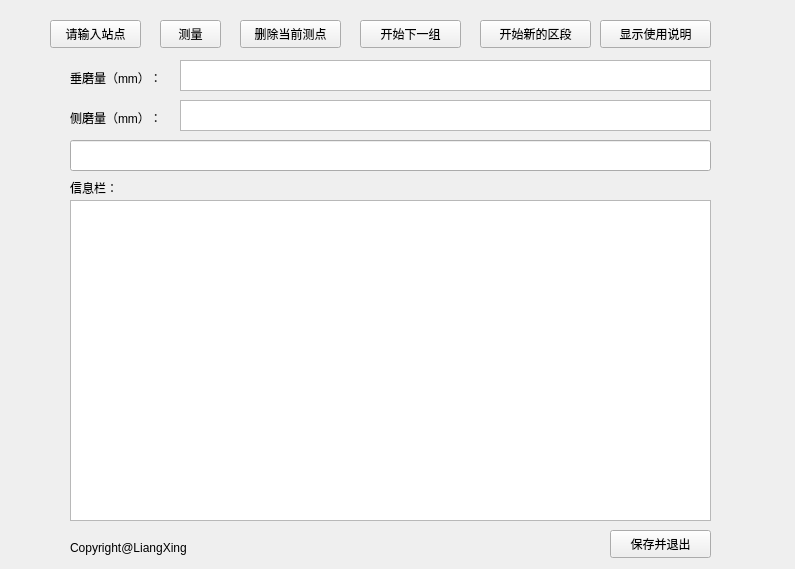
<?xml version="1.0" encoding="UTF-8"?>
<ui version="4.0">
 <class>Micrometer</class>
 <widget class="QWidget" name="Micrometer">
  <property name="geometry">
   <rect>
    <x>0</x>
    <y>0</y>
    <width>795</width>
    <height>569</height>
   </rect>
  </property>
  <property name="windowTitle">
   <string>Micrometer</string>
  </property>
  <widget class="QPushButton" name="pushButton">
   <property name="geometry">
    <rect>
     <x>160</x>
     <y>20</y>
     <width>61</width>
     <height>28</height>
    </rect>
   </property>
   <property name="text">
    <string>测量</string>
   </property>
  </widget>
  <widget class="QPushButton" name="pushButton_2">
   <property name="geometry">
    <rect>
     <x>240</x>
     <y>20</y>
     <width>101</width>
     <height>28</height>
    </rect>
   </property>
   <property name="text">
    <string>删除当前测点</string>
   </property>
  </widget>
  <widget class="QTextEdit" name="textEdit_2">
   <property name="geometry">
    <rect>
     <x>180</x>
     <y>60</y>
     <width>531</width>
     <height>31</height>
    </rect>
   </property>
  </widget>
  <widget class="QTextEdit" name="textEdit_4">
   <property name="geometry">
    <rect>
     <x>180</x>
     <y>100</y>
     <width>531</width>
     <height>31</height>
    </rect>
   </property>
   <property name="html">
    <string>&lt;!DOCTYPE HTML PUBLIC &quot;-//W3C//DTD HTML 4.0//EN&quot; &quot;http://www.w3.org/TR/REC-html40/strict.dtd&quot;&gt;
&lt;html&gt;&lt;head&gt;&lt;meta name=&quot;qrichtext&quot; content=&quot;1&quot; /&gt;&lt;style type=&quot;text/css&quot;&gt;
p, li { white-space: pre-wrap; }
&lt;/style&gt;&lt;/head&gt;&lt;body style=&quot; font-family:'SimSun'; font-size:9pt; font-weight:400; font-style:normal;&quot;&gt;
&lt;p style=&quot;-qt-paragraph-type:empty; margin-top:0px; margin-bottom:0px; margin-left:0px; margin-right:0px; -qt-block-indent:0; text-indent:0px;&quot;&gt;&lt;br /&gt;&lt;/p&gt;&lt;/body&gt;&lt;/html&gt;</string>
   </property>
  </widget>
  <widget class="QTextEdit" name="textEdit_5">
   <property name="geometry">
    <rect>
     <x>70</x>
     <y>200</y>
     <width>641</width>
     <height>321</height>
    </rect>
   </property>
   <property name="html">
    <string>&lt;!DOCTYPE HTML PUBLIC &quot;-//W3C//DTD HTML 4.0//EN&quot; &quot;http://www.w3.org/TR/REC-html40/strict.dtd&quot;&gt;
&lt;html&gt;&lt;head&gt;&lt;meta name=&quot;qrichtext&quot; content=&quot;1&quot; /&gt;&lt;style type=&quot;text/css&quot;&gt;
p, li { white-space: pre-wrap; }
&lt;/style&gt;&lt;/head&gt;&lt;body style=&quot; font-family:'SimSun'; font-size:9pt; font-weight:400; font-style:normal;&quot;&gt;
&lt;p style=&quot;-qt-paragraph-type:empty; margin-top:0px; margin-bottom:0px; margin-left:0px; margin-right:0px; -qt-block-indent:0; text-indent:0px;&quot;&gt;&lt;br /&gt;&lt;/p&gt;&lt;/body&gt;&lt;/html&gt;</string>
   </property>
  </widget>
  <widget class="QPushButton" name="pushButton_3">
   <property name="geometry">
    <rect>
     <x>610</x>
     <y>530</y>
     <width>101</width>
     <height>28</height>
    </rect>
   </property>
   <property name="text">
    <string>保存并退出</string>
   </property>
  </widget>
  <widget class="QPushButton" name="pushButton_4">
   <property name="geometry">
    <rect>
     <x>360</x>
     <y>20</y>
     <width>101</width>
     <height>28</height>
    </rect>
   </property>
   <property name="text">
    <string>开始下一组</string>
   </property>
  </widget>
  <widget class="QLabel" name="label">
   <property name="geometry">
    <rect>
     <x>70</x>
     <y>540</y>
     <width>161</width>
     <height>16</height>
    </rect>
   </property>
   <property name="text">
    <string>Copyright@LiangXing</string>
   </property>
  </widget>
  <widget class="QPushButton" name="pushButton_5">
   <property name="geometry">
    <rect>
     <x>50</x>
     <y>20</y>
     <width>91</width>
     <height>28</height>
    </rect>
   </property>
   <property name="text">
    <string>请输入站点</string>
   </property>
  </widget>
  <widget class="QLabel" name="label_2">
   <property name="geometry">
    <rect>
     <x>70</x>
     <y>70</y>
     <width>121</width>
     <height>16</height>
    </rect>
   </property>
   <property name="text">
    <string>垂磨量（mm）：</string>
   </property>
  </widget>
  <widget class="QLabel" name="label_3">
   <property name="geometry">
    <rect>
     <x>70</x>
     <y>110</y>
     <width>141</width>
     <height>16</height>
    </rect>
   </property>
   <property name="text">
    <string>侧磨量（mm）：</string>
   </property>
  </widget>
  <widget class="QLineEdit" name="lineEdit">
   <property name="geometry">
    <rect>
     <x>70</x>
     <y>140</y>
     <width>641</width>
     <height>31</height>
    </rect>
   </property>
  </widget>
  <widget class="QPushButton" name="pushButton_6">
   <property name="geometry">
    <rect>
     <x>480</x>
     <y>20</y>
     <width>111</width>
     <height>28</height>
    </rect>
   </property>
   <property name="text">
    <string>开始新的区段</string>
   </property>
  </widget>
  <widget class="QLabel" name="label_4">
   <property name="geometry">
    <rect>
     <x>70</x>
     <y>180</y>
     <width>141</width>
     <height>16</height>
    </rect>
   </property>
   <property name="text">
    <string>信息栏：</string>
   </property>
  </widget>
  <widget class="QPushButton" name="pushButton_7">
   <property name="geometry">
    <rect>
     <x>600</x>
     <y>20</y>
     <width>111</width>
     <height>28</height>
    </rect>
   </property>
   <property name="text">
    <string>显示使用说明</string>
   </property>
  </widget>
 </widget>
 <resources/>
 <connections>
  <connection>
   <sender>pushButton</sender>
   <signal>clicked()</signal>
   <receiver>Micrometer</receiver>
   <slot>start()</slot>
   <hints>
    <hint type="sourcelabel">
     <x>165</x>
     <y>26</y>
    </hint>
    <hint type="destinationlabel">
     <x>167</x>
     <y>62</y>
    </hint>
   </hints>
  </connection>
  <connection>
   <sender>pushButton_2</sender>
   <signal>clicked()</signal>
   <receiver>Micrometer</receiver>
   <slot>delete()</slot>
   <hints>
    <hint type="sourcelabel">
     <x>296</x>
     <y>34</y>
    </hint>
    <hint type="destinationlabel">
     <x>297</x>
     <y>61</y>
    </hint>
   </hints>
  </connection>
  <connection>
   <sender>pushButton_3</sender>
   <signal>clicked()</signal>
   <receiver>Micrometer</receiver>
   <slot>end()</slot>
   <hints>
    <hint type="sourcelabel">
     <x>487</x>
     <y>492</y>
    </hint>
    <hint type="destinationlabel">
     <x>416</x>
     <y>323</y>
    </hint>
   </hints>
  </connection>
  <connection>
   <sender>pushButton_4</sender>
   <signal>clicked()</signal>
   <receiver>Micrometer</receiver>
   <slot>next()</slot>
   <hints>
    <hint type="sourcelabel">
     <x>393</x>
     <y>36</y>
    </hint>
    <hint type="destinationlabel">
     <x>401</x>
     <y>63</y>
    </hint>
   </hints>
  </connection>
  <connection>
   <sender>pushButton_6</sender>
   <signal>clicked()</signal>
   <receiver>Micrometer</receiver>
   <slot>new()</slot>
   <hints>
    <hint type="sourcelabel">
     <x>102</x>
     <y>81</y>
    </hint>
    <hint type="destinationlabel">
     <x>187</x>
     <y>361</y>
    </hint>
   </hints>
  </connection>
  <connection>
   <sender>pushButton_7</sender>
   <signal>clicked()</signal>
   <receiver>Micrometer</receiver>
   <slot>info()</slot>
   <hints>
    <hint type="sourcelabel">
     <x>379</x>
     <y>87</y>
    </hint>
    <hint type="destinationlabel">
     <x>351</x>
     <y>111</y>
    </hint>
   </hints>
  </connection>
 </connections>
 <slots>
  <slot>start()</slot>
  <slot>save()</slot>
  <slot>text()</slot>
  <slot>end()</slot>
  <slot>restart()</slot>
  <slot>initial()</slot>
  <slot>delete()</slot>
  <slot>next()</slot>
  <slot>new()</slot>
  <slot>info()</slot>
 </slots>
</ui>
